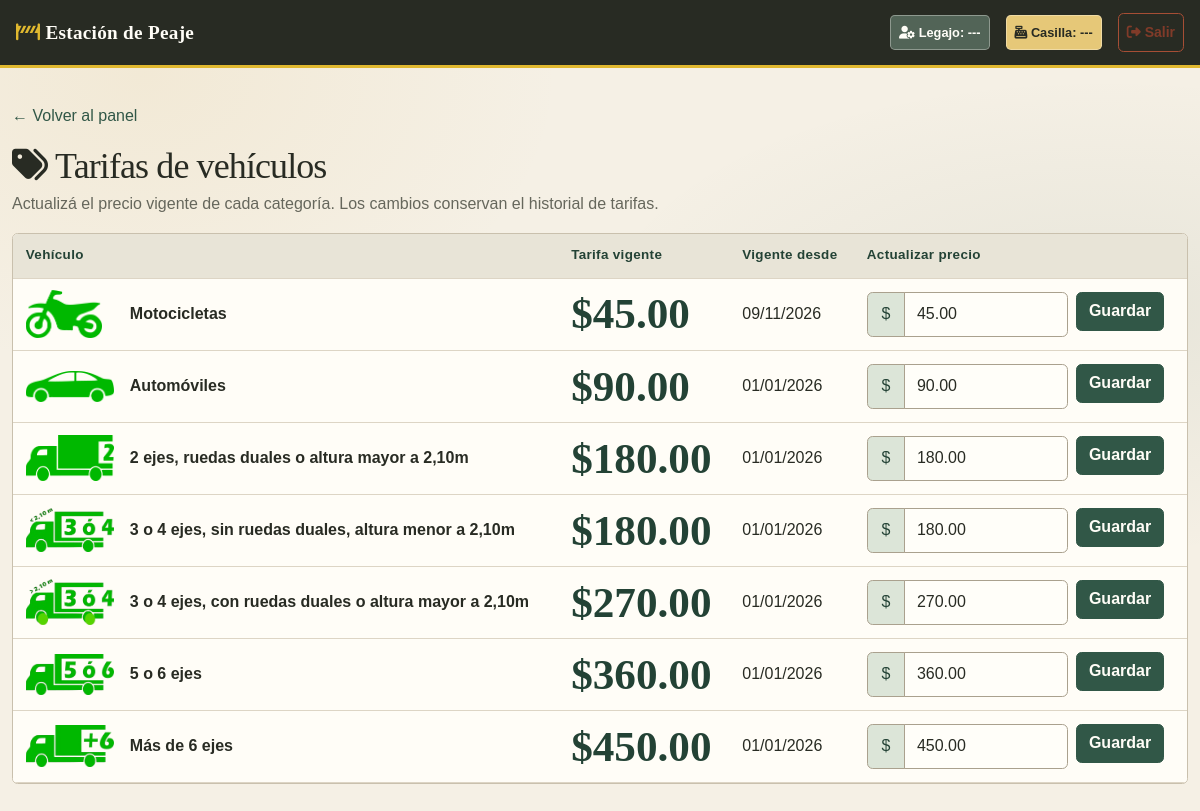
Screenshot of /panel/tarifas/ (signed in) with the database file from the repository.
### core/models.py (models this page shows, shortened)
class CategoriaVehiculo(models.Model):
    id_categoria = models.AutoField(primary_key=True)
    nombre = models.CharField(max_length=80)
    class Meta:
        db_table = "categoria_vehiculo"

class Tarifa(models.Model):
    id_tarifa = models.AutoField(primary_key=True)
    categoria = models.ForeignKey(
        CategoriaVehiculo, on_delete=models.PROTECT, related_name="tarifas"
    )
    monto = models.DecimalField(max_digits=10, decimal_places=2)
    vigente_desde = models.DateField()
    vigente_hasta = models.DateField(null=True, blank=True)
    class Meta:
        db_table = "tarifa"

### core/views.py (the view)
# urls.py: path('panel/tarifas/', views.tarifas_admin_view, name='tarifas'),
def tarifas_admin_view(request):
    if not request.user.is_authenticated:
        return redirect("login")
    if not request.user.es_administrador:
        return HttpResponseForbidden("No autorizado")
    if request.method != "GET":
        return HttpResponseNotAllowed(["GET"])
    return render(
        request,
        "panel/tarifas.html",
        {"categorias": _categorias_con_tarifa_actual()},
    )

### core/models.py (called while the page is built)
    @property
    def is_active(self):
        return self.activo

### core/views.py (called while the page is built)
def _tarifa_vigente(categoria_id, hoy):
    return (
        Tarifa.objects.select_related("categoria")
        .filter(categoria_id=categoria_id, vigente_desde__lte=hoy)
        .filter(Q(vigente_hasta__isnull=True) | Q(vigente_hasta__gte=hoy))
        .order_by("-vigente_desde")
        .first()
    )

def _categorias_con_tarifa_actual():
    hoy = timezone.localdate()
    categorias = CategoriaVehiculo.objects.order_by("id_categoria")
    for categoria in categorias:
        categoria.tarifa_actual = _tarifa_vigente(categoria.id_categoria, hoy)
    return categorias

### templates/panel/tarifas.html (shortened to what this page needs)
{% extends 'base.html' %}
{% load static %}
{% block content %}
<a href="/prueba/" class="text-decoration-none">&larr; Volver al panel</a>
<div class="my-3">
    <h1 class="h3 mb-1"><i class="fa-solid fa-tags me-2"></i>Tarifas de vehículos</h1>
    <p class="text-muted mb-0">Actualizá el precio vigente de cada categoría. Los cambios conservan el historial de tarifas.</p>
</div>
<div class="table-responsive">
    <table class="table align-middle">
        <thead>
            <tr>
                <th scope="col">Vehículo</th>
                <th scope="col">Tarifa vigente</th>
                <th scope="col">Vigente desde</th>
                <th scope="col">Actualizar precio</th>
            </tr>
        </thead>
        <tbody>
            {% for categoria in categorias %}
            <tr>
                <td>
                    <div class="d-flex align-items-center gap-3">
                        {% if categoria.id_categoria == 1 %}
                        <img class="peaje-icono-vehiculo" src="{% static 'Downloads.Moto.png' %}" alt="">
                        {% elif categoria.id_categoria == 2 %}
                        <img class="peaje-icono-vehiculo" src="{% static 'autp.png' %}" alt="">
                        {% elif categoria.id_categoria == 3 %}
                        <img class="peaje-icono-vehiculo" src="{% static 'Ejes2.png' %}" alt="">
                        {% elif categoria.id_categoria == 4 %}
                        <img class="peaje-icono-vehiculo" src="{% static 'ejes3o4.png' %}" alt="">
                        {% elif categoria.id_categoria == 5 %}
                        <img class="peaje-icono-vehiculo" src="{% static 'ejes3o4-2.png' %}" alt="">
                        {% elif categoria.id_categoria == 6 %}
                        <img class="peaje-icono-vehiculo" src="{% static 'ejes5o6.png' %}" alt="">
                        {% elif categoria.id_categoria == 7 %}
                        <img class="peaje-icono-vehiculo" src="{% static '+6.png' %}" alt="">
                        {% endif %}
                        <span class="fw-bold">{{ categoria.nombre }}</span>
                    </div>
                </td>
                <td>
                    {% if categoria.tarifa_actual %}
                    <span class="peaje-stat-numero">${{ categoria.tarifa_actual.monto }}</span>
                    {% else %}
                    <span class="text-muted">Sin tarifa vigente</span>
                    {% endif %}
                </td>
                <td>
                    {% if categoria.tarifa_actual %}
                    {{ categoria.tarifa_actual.vigente_desde|date:"d/m/Y" }}
                    {% else %}
                    &mdash;
                    {% endif %}
                </td>
                <td>
                    <form method="post" action="{% url 'tarifa_actualizar' categoria.id_categoria %}"
                          class="d-flex align-items-start gap-2">
                        <div>
                            <div class="input-group">
                                <span class="input-group-text">$</span>
                                <input
                                    id="monto-{{ categoria.id_categoria }}"
                                    name="monto"
                                    type="number"
                                    class="form-control"
                                    min="0.01"
                                    max="99999999.99"
                                    step="0.01"
                                    value="{{ categoria.tarifa_actual.monto|default_if_none:'' }}"
                                    placeholder="0.00"
                                    required>
                            </div>
                        </div>
                        <button type="submit" class="btn btn-success text-nowrap">
                            Guardar
                        </button>
                    </form>
                </td>
            </tr>
            {% empty %}
            <tr>
                <td colspan="4" class="text-center text-muted py-4">
                    No hay categorías de vehículos cargadas.
                </td>
            </tr>
            {% endfor %}
        </tbody>
    </table>
</div>
{% endblock %}

### static/css/styles.css (style rules this page uses)
body { background-color: #f4f6f9; font-family: 'Segoe UI', Tahoma, Geneva, Verdana, sans-serif; }

### static/css/estilos-peaje.css (style rules this page uses)
:root { color-scheme: light; --peaje-papel: #f5f0e5; --peaje-papel-claro: #fffdf7; --peaje-tinta: #282b23; --peaje-tinta-suave: #66675c; --peaje-pino: #315747; --peaje-pino-oscuro: #234235; --peaje-amarillo: #e0b82f; --peaje-amarillo-oscuro: #705600; --peaje-salvia: #dce5d8; --peaje-linea: #c9c0ad; --peaje-alerta: #8d3026; --peaje-exito: #2f6145; --peaje-radio: 0.35rem; --peaje-radio-suave: 0.65rem; --peaje-sombra: 0.22rem 0.24rem 0 #d9cfba; --peaje-tipo-cuerpo: Arial, Helvetica, sans-serif; --peaje-tipo-titular: Georgia, "Times New Roman", serif; }
html { font-size: 16px; scroll-behavior: smooth; }
body.peaje-app { min-width: 20rem; color: var(--peaje-tinta); background-color: var(--peaje-papel) !important; background-image: radial-gradient(ellipse at 12% 9%, rgb(215 173 80 / 10%), transparent 26rem), radial-gradient(ellipse at 92% 38%, rgb(49 87 71 / 7%), transparent 32rem); font-family: var(--peaje-tipo-cuerpo); font-size: 1rem; line-height: 1.55; }
.peaje-app a { color: var(--peaje-pino); text-underline-offset: 0.18em; }
h1, h2, h3, h4, h5, h6, .peaje-app .modal-title { color: var(--peaje-tinta); font-family: var(--peaje-tipo-titular); font-weight: 700; line-height: 1.2; }
h1, .peaje-app h1.h3 { max-width: 45rem; margin-bottom: 0.45em; font-size: clamp(1.8rem, 3vw, 2.55rem); letter-spacing: -0.025em; }
.peaje-app .text-muted { color: var(--peaje-tinta-suave) !important; }
.peaje-app .bg-success, .peaje-app .btn-success { color: #fffdf7 !important; background-color: var(--peaje-pino) !important; border-color: var(--peaje-pino) !important; }
.peaje-app .btn { min-height: 2.45rem; border-width: 1px; border-radius: var(--peaje-radio); font-weight: 700; line-height: 1.3; overflow-wrap: anywhere; transition: transform 120ms ease, background-color 120ms ease; }
.peaje-icono-vehiculo { display: block; flex: 0 1 9rem; width: auto; max-width: min(65%, 9rem); height: 3.8rem; object-fit: contain; object-position: left center; }
.peaje-app .table .peaje-icono-vehiculo { flex-basis: 5.5rem; max-width: 5.5rem; height: 3rem; }
.peaje-app .form-control, .peaje-app .form-select, .peaje-app .input-group-text { min-height: 2.8rem; color: var(--peaje-tinta); background-color: #fffef9; border: 1px solid #aaa18e; border-radius: var(--peaje-radio); }
.peaje-app .input-group > .form-control, .peaje-app .input-group > .form-select, .peaje-app .input-group > .input-group-text { border-radius: 0; }
.peaje-app .input-group > :first-child { border-radius: var(--peaje-radio) 0 0 var(--peaje-radio); }
.peaje-app .input-group > :last-child { border-radius: 0 var(--peaje-radio) var(--peaje-radio) 0; }
.peaje-app .form-control::placeholder { color: #77766a; opacity: 1; }
.peaje-app .input-group-text { padding-inline: 0.85rem; color: var(--peaje-pino-oscuro); background: var(--peaje-salvia); }
.peaje-app .table-responsive { border: 1px solid var(--peaje-linea); border-radius: var(--peaje-radio); background: var(--peaje-papel-claro); }
.peaje-app .table { --bs-table-color: var(--peaje-tinta); --bs-table-bg: var(--peaje-papel-claro); --bs-table-striped-bg: #f2ecdf; --bs-table-hover-bg: #e7eee3; margin-bottom: 0; vertical-align: middle; }
.peaje-app .table > :not(caption) > * > * { padding: 0.72rem 0.8rem; border-bottom-color: #ddd5c5; overflow-wrap: anywhere; }
.peaje-app .table thead th { color: var(--peaje-pino-oscuro); background: #e8e4d7 !important; font-size: 0.84rem; font-weight: 800; letter-spacing: 0.025em; vertical-align: bottom; }
.peaje-app .table .btn { white-space: nowrap; }
.peaje-app .peaje-stat-numero { color: var(--peaje-pino-oscuro); font-family: var(--peaje-tipo-titular); font-size: clamp(1.8rem, 4vw, 2.7rem); font-weight: 700; font-variant-numeric: tabular-nums; line-height: 1.05; }

### rows the page displays
CategoriaVehiculo: nombre "Motocicletas", tarifa_actual.monto "45.00", tarifa_actual.vigente_desde "09/11/2026", monto "45.00"
CategoriaVehiculo: nombre "Automóviles", tarifa_actual.monto "90.00", tarifa_actual.vigente_desde "01/01/2026", monto "90.00"
CategoriaVehiculo: nombre "2 ejes, ruedas duales o altura mayor a 2,10m", tarifa_actual.monto "180.00", tarifa_actual.vigente_desde "01/01/2026", monto "180.00"
CategoriaVehiculo: nombre "3 o 4 ejes, sin ruedas duales, altura menor a 2,10m", tarifa_actual.monto "180.00", tarifa_actual.vigente_desde "01/01/2026", monto "180.00"
CategoriaVehiculo: nombre "3 o 4 ejes, con ruedas duales o altura mayor a 2,10m", tarifa_actual.monto "270.00", tarifa_actual.vigente_desde "01/01/2026", monto "270.00"
CategoriaVehiculo: nombre "5 o 6 ejes", tarifa_actual.monto "360.00", tarifa_actual.vigente_desde "01/01/2026", monto "360.00"
CategoriaVehiculo: nombre "Más de 6 ejes", tarifa_actual.monto "450.00", tarifa_actual.vigente_desde "01/01/2026", monto "450.00"
